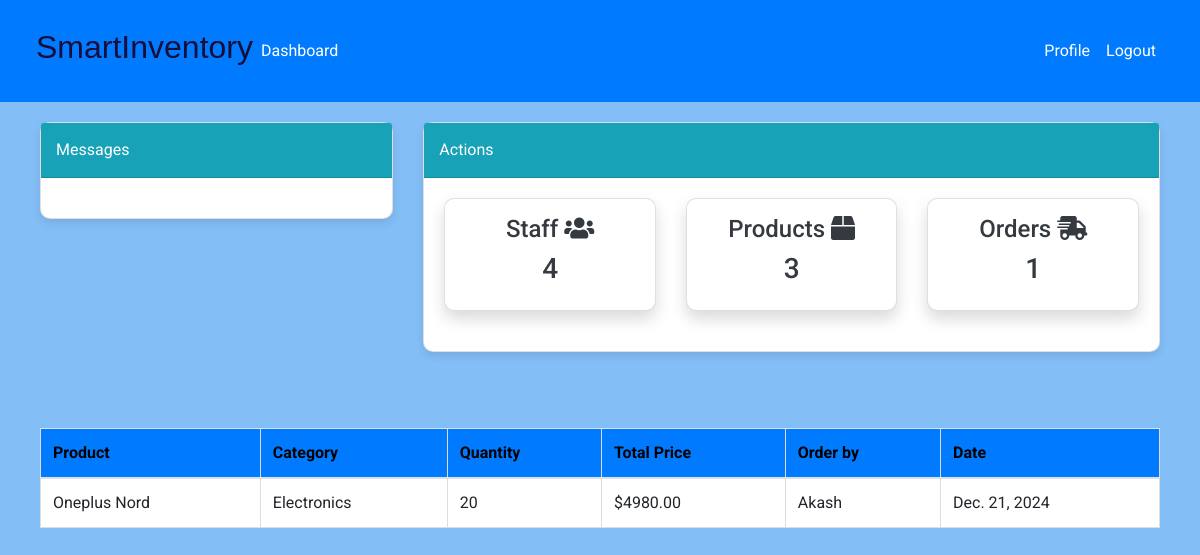
Screenshot of /order/ (signed in) with the database file from the repository.
### dashboard/models.py (models this page shows, shortened)
class Order(models.Model):
    product = models.ForeignKey(Product,on_delete=models.CASCADE,null=True)
    staff = models.ForeignKey(User,models.CASCADE,null=True)
    order_quantity = models.PositiveIntegerField(null=True)
    date = models.DateField(auto_now_add=True)
    def total_price(self):
        return self.product.price * self.order_quantity if self.product else 0

class Product(models.Model):
    name = models.CharField(max_length=255 , null=True)
    category = models.CharField(max_length=20, choices=CATEGORY)
    quantity= models.PositiveIntegerField(null=True)
    price = models.DecimalField(max_digits=10, decimal_places=2, null=True)

### dashboard/views.py (the view)
# urls.py: path('order/',views.order,name='dashboard-order'),
@login_required(login_url='user-login')
def order(request):
    orders = Order.objects.all()
    orders_count=orders.count()
    workers_count = User.objects.all().count()
    product_count = Product.objects.all().count()
    context={
        'orders':orders,
        'workers_count':workers_count,
        'orders_count':orders_count,
        'product_count':product_count
    }
    return render(request,'dashboard/order.html',context)

### templates/dashboard/order.html (shortened to what this page needs)
{% extends 'partials/base.html' %}
{% block content %}
{% include 'partials/topnav.html' %}
 <div class="container">
    <div class="row my-3">
        <div class="table-responsive" style="max-height: 300px; overflow-y: auto;">
            <div class="col-md-12 mx-auto">
                <table class="table bg-white">
                    <thead class="bg-info">
                        <tr class="text-white">
                            <th scope="col">Product</th>
                            <th scope="col">Category</th>
                            <th scope="col">Quantity</th>
                            <th scope="col">Total Price</th>
                            <th scope="col">Order by</th>
                            <th scope="col">Date</th>
                        </tr>
                    </thead>
                    <tbody>
                        {% for orders in orders %}
                        <tr>
                            <td>{{ orders.product.name }}</td>
                            <td>{{ orders.product.category }}</td>
                            <td>{{ orders.order_quantity }}</td>
                            <td>${{ orders.total_price }}</td>
                            <td>{{ orders.staff.username }}</td>
                            <td>{{ orders.date }}</td>
                        </tr>
                        {% endfor %}
                    </tbody>
                </table>
            </div>
        </div>
    </div>
</div>
{% endblock %}

### static/style.css (style rules this page uses)
body { background-color: #84bef7; font-family: 'Roboto', sans-serif; color: #333; }
.container { max-width: 1200px; margin: auto; padding: 20px; }
table { width: 100%; border-collapse: collapse; }
th, td { padding: 12px; border: 1px solid #ddd; }
th { background-color: #007bff; color: rgb(0, 0, 0); }

### rows the page displays
Order: product.name "Oneplus Nord", product.category "Electronics", order_quantity "20", total_price "4980.00", staff.username "Akash", date "Dec. 21, 2024"

### other values shown
{{ workers_count }} "4"
{{ product_count }} "3"
{{ orders_count }} "1"
